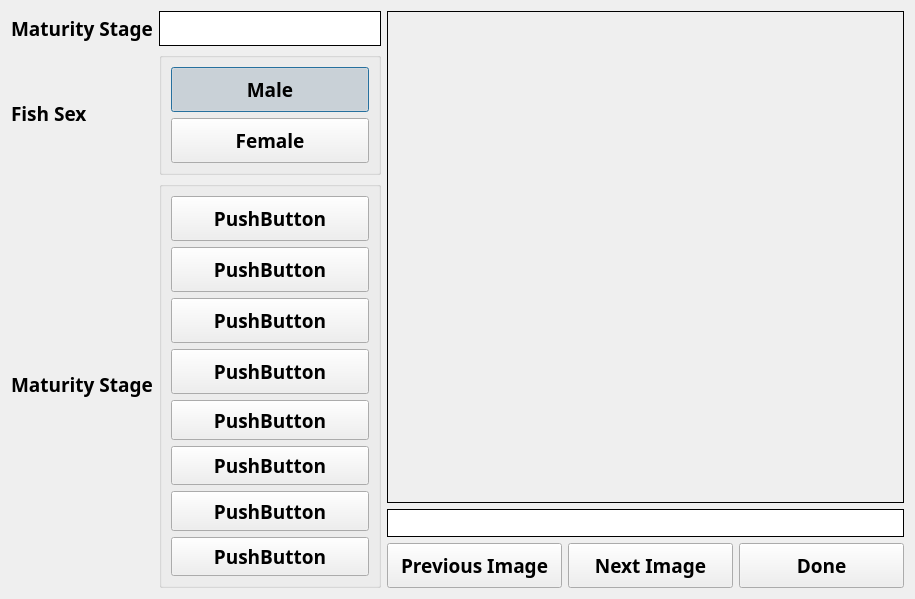
<?xml version="1.0" encoding="UTF-8"?>
<ui version="4.0">
 <class>matGuide</class>
 <widget class="QDialog" name="matGuide">
  <property name="geometry">
   <rect>
    <x>0</x>
    <y>0</y>
    <width>915</width>
    <height>599</height>
   </rect>
  </property>
  <property name="sizePolicy">
   <sizepolicy hsizetype="Preferred" vsizetype="Preferred">
    <horstretch>0</horstretch>
    <verstretch>0</verstretch>
   </sizepolicy>
  </property>
  <property name="windowTitle">
   <string>Maturity Guide</string>
  </property>
  <layout class="QHBoxLayout" name="horizontalLayout_2">
   <item>
    <layout class="QGridLayout" name="gridLayout">
     <property name="sizeConstraint">
      <enum>QLayout::SetDefaultConstraint</enum>
     </property>
     <item row="1" column="0">
      <widget class="QLabel" name="label_2">
       <property name="sizePolicy">
        <sizepolicy hsizetype="Preferred" vsizetype="Preferred">
         <horstretch>0</horstretch>
         <verstretch>1</verstretch>
        </sizepolicy>
       </property>
       <property name="font">
        <font>
         <family>Arial Black</family>
         <pointsize>14</pointsize>
         <weight>75</weight>
         <bold>true</bold>
        </font>
       </property>
       <property name="text">
        <string>Fish Sex</string>
       </property>
      </widget>
     </item>
     <item row="1" column="1">
      <widget class="QGroupBox" name="groupBox_2">
       <property name="sizePolicy">
        <sizepolicy hsizetype="Preferred" vsizetype="Preferred">
         <horstretch>0</horstretch>
         <verstretch>1</verstretch>
        </sizepolicy>
       </property>
       <property name="title">
        <string/>
       </property>
       <layout class="QVBoxLayout" name="verticalLayout_2">
        <item>
         <widget class="QPushButton" name="maleBtn">
          <property name="sizePolicy">
           <sizepolicy hsizetype="Preferred" vsizetype="Preferred">
            <horstretch>0</horstretch>
            <verstretch>0</verstretch>
           </sizepolicy>
          </property>
          <property name="minimumSize">
           <size>
            <width>165</width>
            <height>45</height>
           </size>
          </property>
          <property name="font">
           <font>
            <family>Arial Black</family>
            <pointsize>14</pointsize>
            <weight>75</weight>
            <bold>true</bold>
           </font>
          </property>
          <property name="text">
           <string>Male</string>
          </property>
          <property name="checkable">
           <bool>true</bool>
          </property>
          <property name="checked">
           <bool>true</bool>
          </property>
          <property name="autoExclusive">
           <bool>true</bool>
          </property>
         </widget>
        </item>
        <item>
         <widget class="QPushButton" name="femaleBtn">
          <property name="sizePolicy">
           <sizepolicy hsizetype="Preferred" vsizetype="Preferred">
            <horstretch>0</horstretch>
            <verstretch>0</verstretch>
           </sizepolicy>
          </property>
          <property name="minimumSize">
           <size>
            <width>165</width>
            <height>45</height>
           </size>
          </property>
          <property name="font">
           <font>
            <family>Arial Black</family>
            <pointsize>14</pointsize>
            <weight>75</weight>
            <bold>true</bold>
           </font>
          </property>
          <property name="text">
           <string>Female</string>
          </property>
          <property name="checkable">
           <bool>true</bool>
          </property>
          <property name="autoExclusive">
           <bool>true</bool>
          </property>
         </widget>
        </item>
       </layout>
      </widget>
     </item>
     <item row="0" column="1">
      <widget class="QLabel" name="matTabLabel">
       <property name="sizePolicy">
        <sizepolicy hsizetype="Preferred" vsizetype="Preferred">
         <horstretch>0</horstretch>
         <verstretch>0</verstretch>
        </sizepolicy>
       </property>
       <property name="minimumSize">
        <size>
         <width>165</width>
         <height>35</height>
        </size>
       </property>
       <property name="font">
        <font>
         <family>Arial Black</family>
         <pointsize>14</pointsize>
         <weight>75</weight>
         <bold>true</bold>
        </font>
       </property>
       <property name="autoFillBackground">
        <bool>false</bool>
       </property>
       <property name="styleSheet">
        <string notr="true">QWidget {
    background-color: white;
}</string>
       </property>
       <property name="frameShape">
        <enum>QFrame::Box</enum>
       </property>
       <property name="text">
        <string>&lt;Mat Tbl Num&gt;</string>
       </property>
      </widget>
     </item>
     <item row="2" column="0">
      <widget class="QLabel" name="label_6">
       <property name="sizePolicy">
        <sizepolicy hsizetype="Maximum" vsizetype="Preferred">
         <horstretch>0</horstretch>
         <verstretch>4</verstretch>
        </sizepolicy>
       </property>
       <property name="font">
        <font>
         <family>Arial Black</family>
         <pointsize>14</pointsize>
         <weight>75</weight>
         <bold>true</bold>
        </font>
       </property>
       <property name="text">
        <string>Maturity Stage</string>
       </property>
      </widget>
     </item>
     <item row="0" column="0">
      <widget class="QLabel" name="label">
       <property name="sizePolicy">
        <sizepolicy hsizetype="Preferred" vsizetype="Preferred">
         <horstretch>0</horstretch>
         <verstretch>0</verstretch>
        </sizepolicy>
       </property>
       <property name="maximumSize">
        <size>
         <width>16777215</width>
         <height>160</height>
        </size>
       </property>
       <property name="font">
        <font>
         <family>Arial Black</family>
         <pointsize>14</pointsize>
         <weight>75</weight>
         <bold>true</bold>
        </font>
       </property>
       <property name="text">
        <string>Maturity Stage</string>
       </property>
      </widget>
     </item>
     <item row="2" column="1">
      <widget class="QGroupBox" name="groupBox">
       <property name="sizePolicy">
        <sizepolicy hsizetype="Preferred" vsizetype="Preferred">
         <horstretch>0</horstretch>
         <verstretch>4</verstretch>
        </sizepolicy>
       </property>
       <property name="title">
        <string/>
       </property>
       <layout class="QVBoxLayout" name="verticalLayout">
        <item>
         <widget class="QPushButton" name="mat1Btn">
          <property name="sizePolicy">
           <sizepolicy hsizetype="Preferred" vsizetype="Preferred">
            <horstretch>0</horstretch>
            <verstretch>0</verstretch>
           </sizepolicy>
          </property>
          <property name="minimumSize">
           <size>
            <width>165</width>
            <height>45</height>
           </size>
          </property>
          <property name="font">
           <font>
            <family>Arial Black</family>
            <pointsize>14</pointsize>
            <weight>75</weight>
            <bold>true</bold>
           </font>
          </property>
          <property name="text">
           <string>PushButton</string>
          </property>
          <property name="checkable">
           <bool>true</bool>
          </property>
          <property name="autoExclusive">
           <bool>true</bool>
          </property>
         </widget>
        </item>
        <item>
         <widget class="QPushButton" name="mat2Btn">
          <property name="sizePolicy">
           <sizepolicy hsizetype="Preferred" vsizetype="Preferred">
            <horstretch>0</horstretch>
            <verstretch>0</verstretch>
           </sizepolicy>
          </property>
          <property name="minimumSize">
           <size>
            <width>165</width>
            <height>45</height>
           </size>
          </property>
          <property name="font">
           <font>
            <family>Arial Black</family>
            <pointsize>14</pointsize>
            <weight>75</weight>
            <bold>true</bold>
           </font>
          </property>
          <property name="text">
           <string>PushButton</string>
          </property>
          <property name="checkable">
           <bool>true</bool>
          </property>
          <property name="autoExclusive">
           <bool>true</bool>
          </property>
         </widget>
        </item>
        <item>
         <widget class="QPushButton" name="mat3Btn">
          <property name="sizePolicy">
           <sizepolicy hsizetype="Preferred" vsizetype="Preferred">
            <horstretch>0</horstretch>
            <verstretch>0</verstretch>
           </sizepolicy>
          </property>
          <property name="minimumSize">
           <size>
            <width>165</width>
            <height>45</height>
           </size>
          </property>
          <property name="font">
           <font>
            <family>Arial Black</family>
            <pointsize>14</pointsize>
            <weight>75</weight>
            <bold>true</bold>
           </font>
          </property>
          <property name="text">
           <string>PushButton</string>
          </property>
          <property name="checkable">
           <bool>true</bool>
          </property>
          <property name="autoExclusive">
           <bool>true</bool>
          </property>
         </widget>
        </item>
        <item>
         <widget class="QPushButton" name="mat4Btn">
          <property name="sizePolicy">
           <sizepolicy hsizetype="Preferred" vsizetype="Preferred">
            <horstretch>0</horstretch>
            <verstretch>0</verstretch>
           </sizepolicy>
          </property>
          <property name="minimumSize">
           <size>
            <width>165</width>
            <height>45</height>
           </size>
          </property>
          <property name="font">
           <font>
            <family>Arial Black</family>
            <pointsize>14</pointsize>
            <weight>75</weight>
            <bold>true</bold>
           </font>
          </property>
          <property name="text">
           <string>PushButton</string>
          </property>
          <property name="checkable">
           <bool>true</bool>
          </property>
          <property name="autoExclusive">
           <bool>true</bool>
          </property>
         </widget>
        </item>
        <item>
         <widget class="QPushButton" name="mat5Btn">
          <property name="sizePolicy">
           <sizepolicy hsizetype="Preferred" vsizetype="Preferred">
            <horstretch>0</horstretch>
            <verstretch>0</verstretch>
           </sizepolicy>
          </property>
          <property name="minimumSize">
           <size>
            <width>165</width>
            <height>35</height>
           </size>
          </property>
          <property name="font">
           <font>
            <family>Arial Black</family>
            <pointsize>14</pointsize>
            <weight>75</weight>
            <bold>true</bold>
           </font>
          </property>
          <property name="text">
           <string>PushButton</string>
          </property>
          <property name="checkable">
           <bool>true</bool>
          </property>
          <property name="autoExclusive">
           <bool>true</bool>
          </property>
         </widget>
        </item>
        <item>
         <widget class="QPushButton" name="mat6Btn">
          <property name="sizePolicy">
           <sizepolicy hsizetype="Preferred" vsizetype="Preferred">
            <horstretch>0</horstretch>
            <verstretch>0</verstretch>
           </sizepolicy>
          </property>
          <property name="minimumSize">
           <size>
            <width>165</width>
            <height>35</height>
           </size>
          </property>
          <property name="font">
           <font>
            <family>Arial Black</family>
            <pointsize>14</pointsize>
            <weight>75</weight>
            <bold>true</bold>
           </font>
          </property>
          <property name="text">
           <string>PushButton</string>
          </property>
          <property name="checkable">
           <bool>true</bool>
          </property>
          <property name="autoExclusive">
           <bool>true</bool>
          </property>
         </widget>
        </item>
        <item>
         <widget class="QPushButton" name="mat7Btn">
          <property name="sizePolicy">
           <sizepolicy hsizetype="Preferred" vsizetype="Preferred">
            <horstretch>0</horstretch>
            <verstretch>0</verstretch>
           </sizepolicy>
          </property>
          <property name="minimumSize">
           <size>
            <width>165</width>
            <height>35</height>
           </size>
          </property>
          <property name="font">
           <font>
            <family>Arial Black</family>
            <pointsize>14</pointsize>
            <weight>75</weight>
            <bold>true</bold>
           </font>
          </property>
          <property name="text">
           <string>PushButton</string>
          </property>
          <property name="checkable">
           <bool>true</bool>
          </property>
          <property name="autoExclusive">
           <bool>true</bool>
          </property>
         </widget>
        </item>
        <item>
         <widget class="QPushButton" name="mat8Btn">
          <property name="sizePolicy">
           <sizepolicy hsizetype="Preferred" vsizetype="Preferred">
            <horstretch>0</horstretch>
            <verstretch>0</verstretch>
           </sizepolicy>
          </property>
          <property name="minimumSize">
           <size>
            <width>165</width>
            <height>35</height>
           </size>
          </property>
          <property name="font">
           <font>
            <family>Arial Black</family>
            <pointsize>14</pointsize>
            <weight>75</weight>
            <bold>true</bold>
           </font>
          </property>
          <property name="text">
           <string>PushButton</string>
          </property>
          <property name="checkable">
           <bool>true</bool>
          </property>
          <property name="autoExclusive">
           <bool>true</bool>
          </property>
         </widget>
        </item>
       </layout>
      </widget>
     </item>
    </layout>
   </item>
   <item>
    <layout class="QVBoxLayout" name="verticalLayout_3">
     <property name="spacing">
      <number>6</number>
     </property>
     <item>
      <widget class="QLabel" name="picLabel">
       <property name="sizePolicy">
        <sizepolicy hsizetype="Preferred" vsizetype="Preferred">
         <horstretch>100</horstretch>
         <verstretch>2</verstretch>
        </sizepolicy>
       </property>
       <property name="font">
        <font>
         <family>Arial Black</family>
         <pointsize>14</pointsize>
         <weight>75</weight>
         <bold>true</bold>
        </font>
       </property>
       <property name="autoFillBackground">
        <bool>true</bool>
       </property>
       <property name="frameShape">
        <enum>QFrame::Box</enum>
       </property>
       <property name="text">
        <string>&lt;Image Here&gt;</string>
       </property>
      </widget>
     </item>
     <item>
      <widget class="QLabel" name="descLabel">
       <property name="sizePolicy">
        <sizepolicy hsizetype="Preferred" vsizetype="Preferred">
         <horstretch>100</horstretch>
         <verstretch>0</verstretch>
        </sizepolicy>
       </property>
       <property name="font">
        <font>
         <family>Arial Black</family>
         <pointsize>14</pointsize>
         <weight>75</weight>
         <bold>true</bold>
        </font>
       </property>
       <property name="autoFillBackground">
        <bool>false</bool>
       </property>
       <property name="styleSheet">
        <string notr="true">QWidget {
    background-color: white;
}</string>
       </property>
       <property name="frameShape">
        <enum>QFrame::Box</enum>
       </property>
       <property name="text">
        <string>&lt;Description Here&gt;</string>
       </property>
       <property name="wordWrap">
        <bool>true</bool>
       </property>
      </widget>
     </item>
     <item>
      <layout class="QHBoxLayout" name="horizontalLayout">
       <item>
        <widget class="QPushButton" name="prevBtn">
         <property name="sizePolicy">
          <sizepolicy hsizetype="Minimum" vsizetype="Fixed">
           <horstretch>3</horstretch>
           <verstretch>0</verstretch>
          </sizepolicy>
         </property>
         <property name="minimumSize">
          <size>
           <width>175</width>
           <height>45</height>
          </size>
         </property>
         <property name="font">
          <font>
           <family>Arial Black</family>
           <pointsize>14</pointsize>
           <weight>75</weight>
           <bold>true</bold>
          </font>
         </property>
         <property name="text">
          <string>Previous Image</string>
         </property>
        </widget>
       </item>
       <item>
        <widget class="QPushButton" name="nextBtn">
         <property name="sizePolicy">
          <sizepolicy hsizetype="Minimum" vsizetype="Fixed">
           <horstretch>3</horstretch>
           <verstretch>0</verstretch>
          </sizepolicy>
         </property>
         <property name="minimumSize">
          <size>
           <width>165</width>
           <height>45</height>
          </size>
         </property>
         <property name="font">
          <font>
           <family>Arial Black</family>
           <pointsize>14</pointsize>
           <weight>75</weight>
           <bold>true</bold>
          </font>
         </property>
         <property name="text">
          <string>Next Image</string>
         </property>
        </widget>
       </item>
       <item>
        <widget class="QPushButton" name="exitBtn">
         <property name="sizePolicy">
          <sizepolicy hsizetype="Minimum" vsizetype="Fixed">
           <horstretch>3</horstretch>
           <verstretch>0</verstretch>
          </sizepolicy>
         </property>
         <property name="minimumSize">
          <size>
           <width>165</width>
           <height>45</height>
          </size>
         </property>
         <property name="font">
          <font>
           <family>Arial Black</family>
           <pointsize>14</pointsize>
           <weight>75</weight>
           <bold>true</bold>
          </font>
         </property>
         <property name="text">
          <string>Done</string>
         </property>
        </widget>
       </item>
      </layout>
     </item>
    </layout>
   </item>
  </layout>
 </widget>
 <resources/>
 <connections/>
</ui>
